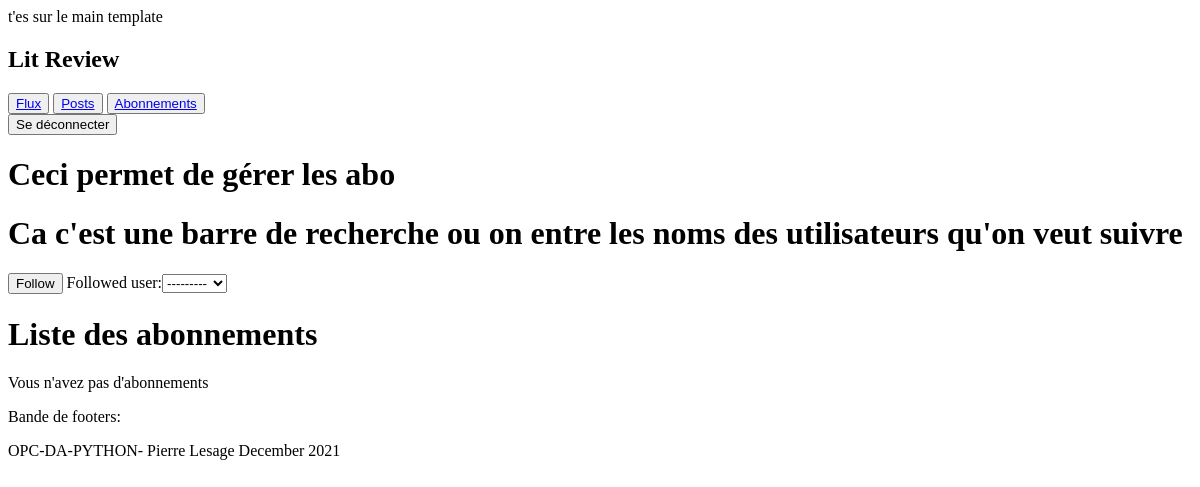
/app/abonnements/ (signed in), run on an earlier commit of the app's database.
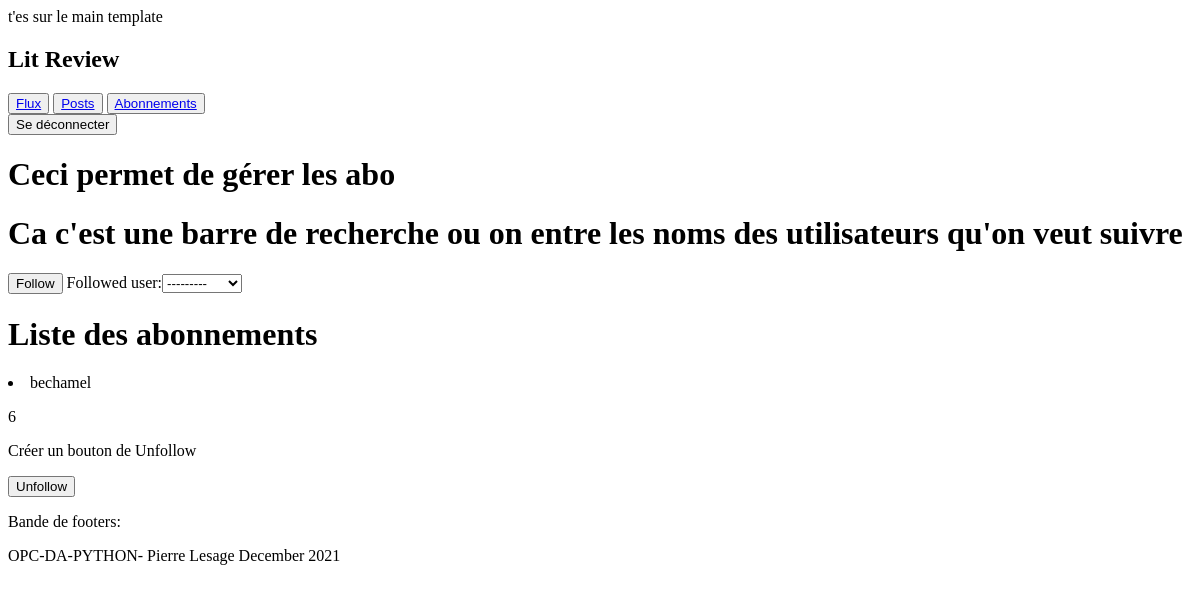
And on a later commit of the database.
### myapp/models.py (models this page shows)
class UserFollows(models.Model):
    user = models.ForeignKey(
        to=settings.AUTH_USER_MODEL, on_delete=models.CASCADE, related_name='following')
    followed_user = models.ForeignKey(
        to=settings.AUTH_USER_MODEL, on_delete=models.CASCADE, related_name='followed_by')
    class Meta:
        unique_together = ('user', 'followed_user', )
        pass

### myapp/views.py (the view, shortened to what this page needs)
# urls.py: path('abonnements/', views.abonnements, name='abonnements'),
@login_required(login_url='app:connexion')
def abonnements(request):
    if request.method == 'GET':
        form = UserFollowsForm()
        collection = UserFollows.objects.filter(user=request.user)
        context = {'form': form, 'collection': collection}
        return render(request, 'abonnements.html', context)

### myapp/forms.py
class UserFollowsForm(forms.ModelForm):
    class Meta:
        model = models.UserFollows
        fields = ['followed_user']
    pass

### myapp/templates/abonnements.html (shortened to what this page needs)
{% extends 'main.html' %}
{% block content %}
<div class="search">
    <h1>Ceci permet de gérer les abo</h1>
    <h1> Ca c'est une barre de recherche ou on entre les noms des utilisateurs qu'on veut suivre</h1>
    <form action="{% url 'app:abonnements' %}" method="post"><button type="submit"> Follow</button>
        {{form}}
    </form>
</div>
    <div class="listsubs">
    <h1> Liste des abonnements</h1>
    {% if collection %}
            {% for elem in collection %}
                <li> {{ elem.followed_user }} </li>
                <p> {{ elem.followed_user.id }}</p>
                <p>Créer un bouton de Unfollow</p>
                <form action="{% url 'app:unfollow' id_user=elem.followed_user.id %}" method="post"><button type="submit"> Unfollow</button>
                </form>
            {% endfor %}
    {% else %}
        <p> Vous n'avez pas d'abonnements</p>
    {% endif %}
        </div>
{% endblock %}

What changed in the data, as far as the page shows it:
added UserFollows: followed_user "bechamel", followed_user.id "6"
Also different on the page:
text no longer shown: "Vous n'avez pas d'abonnements"
